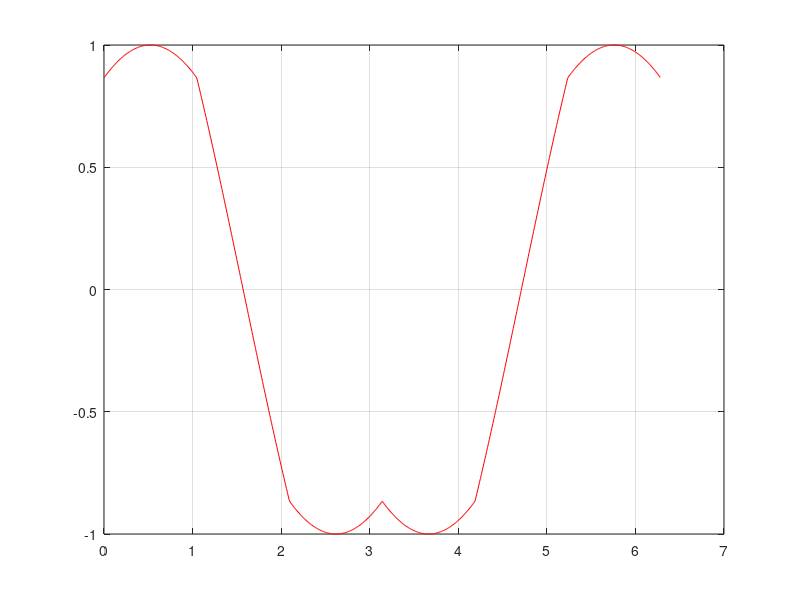

Write the MATLAB code that produced this figure.
clear all

theta=0:0.01:2*pi;
temp1 = sqrt(3)/2;
temp2 = 1/2;
temp3 = 3/2;

y=((temp1)*cos(theta)+(temp2)*sin(theta)).*(theta>=0 & theta<(pi/3)) ...
    +((temp1)*cos(theta-pi/3)+(-temp3)*sin(theta-pi/3)).*(theta>=(pi/3) & theta<(2*pi/3)) ...
    +((-temp1)*cos(theta-2*pi/3)+(-temp2)*sin(theta-2*pi/3)).*(theta>=(2*pi/3) & theta<(pi)) ...
    +((-temp1)*cos(theta-pi)+(-temp2)*sin(theta-pi)).*(theta>=(pi) & theta<(4*pi/3)) ...
    +((-temp1)*cos(theta-4*pi/3)+(temp3)*sin(theta-4*pi/3)).*(theta>=(4*pi/3) & theta<(5*pi/3)) ...
    +((temp1)*cos(theta-5*pi/3)+(temp2)*sin(theta-5*pi/3)).*(theta>=(5*pi/3) & theta<=(2*pi));

plot(theta,y,'r')

grid on